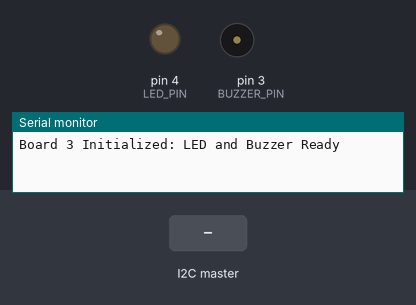
This sketch was run on a simulated Arduino Uno, built with avr-gcc and run on an emulated ATmega328P. Shown: output pins drawn as LEDs (lit = HIGH), buzzer (waves = sounding, pin HIGH), the last lines printed to the serial monitor. Inputs (shaded band) come from the test bench.

Above: at 1.2 s.
1.3 s: the I2C master sends the byte 1
At 2.3 s:
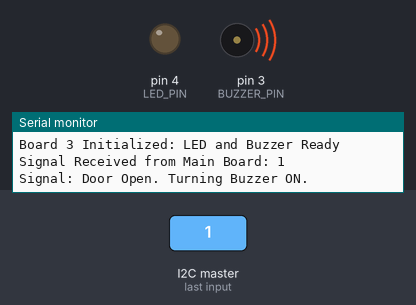
2.8 s: the I2C master sends the byte 0
At 3.5 s:
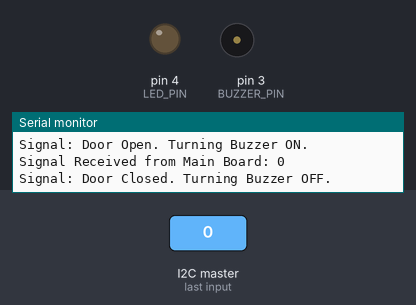
Timing chart, 0 to 5.8 s (numbered marks = the images above; inputs shaded):
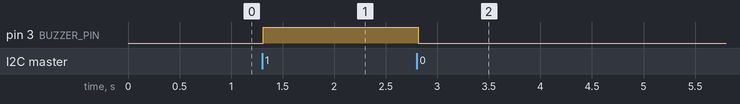

The sketch:

ledandbuzzer.ino
```cpp
#include <Wire.h>

// Define GPIO pins for LED and Buzzer
#define LED_PIN 4    // Using PD4 (pin 4) for the LED
#define BUZZER_PIN 3 // Using PD3 (pin 3) for the Buzzer

// I2C Slave Address for Board 3
#define I2C_SLAVE_ADDRESS 9

// Direct memory access pointers for GPIO registers
volatile uint8_t *ddr = &DDRD;  // Data Direction Register for PORTD
volatile uint8_t *port = &PORTD; // Output Register for PORTD

// Variables for LED blinking
bool isBlinking = false;          // Tracks whether the LED should blink
unsigned long blinkStartTime = 0; // Timestamp when blinking started
const unsigned long blinkDuration = 4000; // Total blink time in milliseconds
const unsigned long blinkInterval = 500;  // Interval for LED ON/OFF in milliseconds
unsigned long lastBlinkTime = 0;  // Timestamp for the last toggle

void setup() {
    // Configure LED_PIN and BUZZER_PIN as outputs
    *ddr |= _BV(LED_PIN) | _BV(BUZZER_PIN); // Set LED_PIN and BUZZER_PIN as outputs
    *port &= ~(_BV(LED_PIN) | _BV(BUZZER_PIN)); // Ensure both are OFF initially

    // Initialize I2C as slave
    Wire.begin(I2C_SLAVE_ADDRESS);
    Wire.onReceive(receiveSignal);

    // Initialize Serial for debugging
    Serial.begin(9600);
    Serial.println("Board 3 Initialized: LED and Buzzer Ready");
}

void loop() {
    // Handle LED blinking
    handleLEDBlinking();
}

// Function to process received signals
void processSignal(byte signal) {
    switch (signal) {
        // Handle door status (control buzzer only)
        case 1: // Door open: Turn ON the buzzer
            Serial.println("Signal: Door Open. Turning Buzzer ON.");
            *port |= _BV(BUZZER_PIN);  // Turn ON Buzzer
            break;

        case 0: // Door closed: Turn OFF the buzzer
            Serial.println("Signal: Door Closed. Turning Buzzer OFF.");
            *port &= ~_BV(BUZZER_PIN); // Turn OFF Buzzer
            break;

        // Handle motion status (control LED only)
        case 3: // Motion detected: Start LED blinking
            if (!isBlinking) {  // Only start if not already blinking
                isBlinking = true;
                blinkStartTime = millis(); // Record the start time
                Serial.println("Signal: Motion Detected. LED Blinking Started.");
            }
            break;

        case 2: // No motion: Stop LED only if blinking is not active
            if (!isBlinking) {
                *port &= ~_BV(LED_PIN); // Ensure LED is OFF
                Serial.println("Signal: No Motion. LED Turned OFF.");
            } else {
                Serial.println("No Motion signal ignored; LED still blinking.");
            }
            break;

        default: // Unknown signal
            Serial.print("Unknown signal received: ");
            Serial.println(signal);
            break;
    }
}

// Function to handle received signal from Main Board
void receiveSignal(int numBytes) {
    while (Wire.available()) {
        byte signal = Wire.read(); // Read the signal
        Serial.print("Signal Received from Main Board: ");
        Serial.println(signal);
        processSignal(signal);  // Delegate to processSignal()
    }
}

// Function to handle LED blinking logic
void handleLEDBlinking() {
    if (isBlinking) {
        unsigned long currentTime = millis();

        // Stop blinking after the specified duration
        if (currentTime - blinkStartTime >= blinkDuration) {
            isBlinking = false; // Stop blinking
            *port &= ~_BV(LED_PIN); // Ensure LED is OFF
            Serial.println("LED Blinking Stopped: Time Elapsed");
            return;
        }

        // Toggle the LED state at the specified interval
        if (currentTime - lastBlinkTime >= blinkInterval) {
            *port ^= _BV(LED_PIN); // Toggle LED state
            lastBlinkTime = currentTime; // Update the last toggle time
        }
    }
}
```

Measured:
- after the input at 1.3 s, pin 3 (BUZZER_PIN): LOW → HIGH at once
- after the input at 2.8 s, pin 3 (BUZZER_PIN): HIGH → LOW at once
